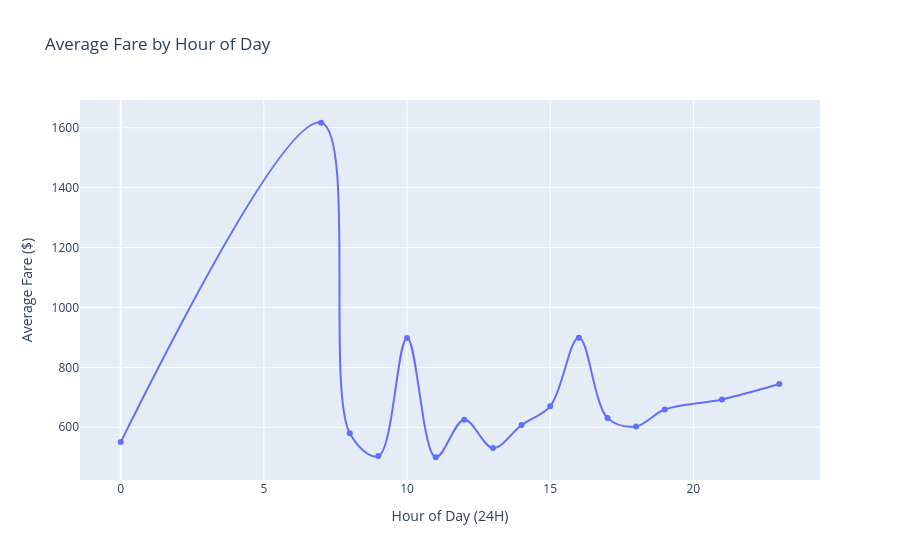

Write notebook code for a chart like this one.
### Markdown cell above
**Interpretation**: Manhattan zones, particularly Midtown Center, dominate pickup locations. This concentration reflects NYC's geographic and economic structure with commercial hubs in central Manhattan. The disparity with outer boroughs suggests that most taxi demand originates from tourists and business travelers in the core rather than local borough-to-borough transport.

### Code cell
# Visualization 2: Average Fare by Hour of Day (Line Chart)

hourly_fare_data = con.execute('''
    SELECT
        pickup_hour,
        AVG(fare_amount) AS avg_fare,
        COUNT(*) AS trip_count
    FROM engineered
    GROUP BY pickup_hour
    ORDER BY pickup_hour
''').fetchdf()

fig_hour = px.line(
    hourly_fare_data,
    x='pickup_hour',
    y='avg_fare',
    markers=True,
    title='Average Fare by Hour of Day',
    labels={'pickup_hour': 'Hour of Day (24H)', 'avg_fare': 'Average Fare ($)'},
    line_shape='spline'
)
fig_hour.show()

print(hourly_fare_data)

### Figure 1 — Plotly figure (JSON) as saved in the notebook; plotly's stock layout.template omitted (floating-point values rounded to 4 significant figures)
{"data": [{"hovertemplate": "Hour of Day (24H)=%{x}<br>Average Fare ($)=%{y}<extra></extra>", "legendgroup": "", "line": {"color": "#636efa", "dash": "solid", "shape": "spline"}, "marker": {"symbol": "circle"}, "mode": "lines+markers", "name": "", "orientation": "v", "showlegend": false, "type": "scatter", "x": [0, 7, 8, 9, 10, 11, 12, 13, 14, 15, 16, 17, 18, 19, 21, 23], "xaxis": "x", "y": [550.5, 1616.0, 579.8, 504.2, 898.4, 500.0, 625.2, 530.8, 607.8, 670.5, 899.0, 631.4, 602.9, 659.5, 693.1, 744.3], "yaxis": "y"}], "layout": {"legend": {"tracegroupgap": 0}, "title": {"text": "Average Fare by Hour of Day"}, "xaxis": {"anchor": "y", "domain": [0, 1], "title": {"text": "Hour of Day (24H)"}}, "yaxis": {"anchor": "x", "domain": [0, 1], "title": {"text": "Average Fare ($)"}}}}
